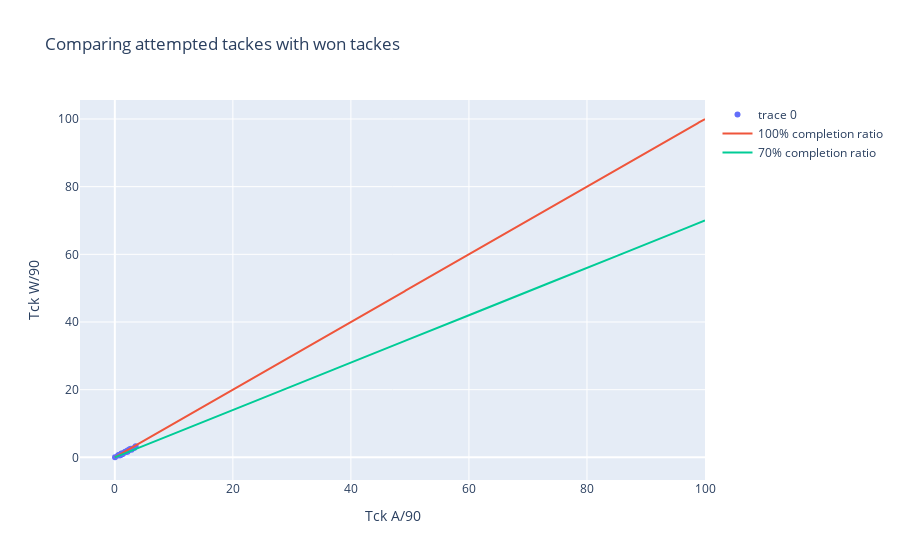

Write notebook code for a chart like this one.
### Code cell
scatter_intplot(def_1v1,'Tck A/90','Tck W/90','Comparing attempted tackes with won tackes',0.7)

### Figure 1 — Plotly figure (JSON) as saved in the notebook; plotly's stock layout.template omitted (floating-point values rounded to 4 significant figures; data arrays with more than 128 entries replaced by an {"elided": "..."} marker saying what was removed)
{"data": [{"mode": "markers", "text": ["Name: Stefano Minelli<br>Age: 26<br>Position: GK<br>Apps: 32(0)<br>Club: Padova<br>Division: Italian Serie C/B<br>", "Name: Daniele Capelli<br>Age: 33<br>Position: D (RC)<br>Apps: 22(2)<br>Club: Padova<br>Division: Italian Serie C/B<br>", "Name: Carlo Pelagatti<br>Age: 31<br>Position: D (RC)<br>Apps: 25(0)<br>Club: Padova<br>Division: Italian Serie C/B<br>", "Name: Matteo Lovato<br>Age: 20<br>Position: D (C)<br>Apps: 7(2)<br>Club: Padova<br>Division: Italian Serie C/B<br>", "Name: NicolÃ² Cherubin<br>Age: 33<br>Position: D (LC)<br>Apps: 16(2)<br>Club: Padova<br>Division: Italian Serie C/B<br>", "Name: Ivan Rondanini<br>Age: 24<br>Position: D/WB/M (R)<br>Apps: 17(2)<br>Club: Padova<br>Division: Italian Serie C/B<br>", "Name: Manuel Daffara<br>Age: 30<br>Position: D/WB (RL)<br>Apps: 22(0)<br>Club: Padova<br>Division: Italian Serie C/B<br>", "Name: NicolÃ² Fazzi<br>Age: 25<br>Position: D/WB (RL), M (RC), AM (R)<br>Apps: 20(9)<br>Club: Padova<br>Division: Italian Serie C/B<br>", "Name: JoÃ«l Baraye<br>Age: 23<br>Position: D/WB/M (L)<br>Apps: 14(4)<br>Club: Padova<br>Division: Italian Serie C/B<br>", "Name: Manuel Nicoletti<br>Age: 21<br>Position: D (LC), WB (L)<br>Apps: 24(2)<br>Club: Padova<br>Division: Italian Serie C/B<br>", "Name: Ronaldo<br>Age: 29<br>Position: DM, M (C)<br>Apps: 10(14)<br>Club: Padova<br>Division: Italian Serie C/B<br>", "Name: Davide Buglio<br>Age: 22<br>Position: DM, M (C)<br>Apps: 13(8)<br>Club: Padova<br>Division: Italian Serie C/B<br>", "Name: Christian Oliva<br>Age: 23<br>Position: DM, M (C)<br>Apps: 6(2)<br>Club: Padova<br>Division: Italian Serie C/B<br>", "Name: Umberto Germano<br>Age: 27<br>Position: M (RC)<br>Apps: 26(3)<br>Club: Padova<br>Division: Italian Serie C/B<br>", "Name: Riccardo Serena<br>Age: 23<br>Position: M (RLC)<br>Apps: 23(4)<br>Club: Padova<br>Division: Italian Serie C/B<br>", "Name: Davide Marcandella<br>Age: 22<br>Position: M (R), AM (RC), ST (C)<br>Apps: 24(2)<br>Club: Virtus Verona<br>Division: Italian Serie C/B<br>", "Name: DenÃlson<br>Age: 34<br>Position: M (L), AM (RLC)<br>Apps: 12(11)<br>Club: Padova<br>Division: Italian Serie C/B<br>", "Name: TÃ²fol Montiel<br>Age: 19<br>Position: M (L), AM (RLC)<br>Apps: 25(1)<br>Club: Padova<br>Division: Italian Serie C/B<br>", "Name: Claudio Santini<br>Age: 28<br>Position: AM (RL), ST (C)<br>Apps: 10(12)<br>Club: Padova<br>Division: Italian Serie C/B<br>", "Name: Massimiliano Pesenti<br>Age: 32<br>Position: ST (C)<br>Apps: 30(0)<br>Club: Padova<br>Division: Italian Serie C/B<br>", "Name: Benjamin Mokulu<br>Age: 30<br>Position: ST (C)<br>Apps: 30(0)<br>Club: Padova<br>Division: Italian Serie C/B<br>", "Name: Cristian Bunino<br>Age: 23<br>Position: ST (C)<br>Apps: 8(5)<br>Club: Padova<br>Division: Italian Serie C/B<br>", "Name: Edoardo Soleri<br>Age: 22<br>Position: ST (C)<br>Apps: 7(4)<br>Club: Padova<br>Division: Italian Serie C/B<br>"], "type": "scatter", "x": [0.03, 1.04, 1.13, 0.55, 1.21, 1.75, 2.53, 3.53, 2.28, 2.04, 1.75, 0.92, 1.94, 1.39, 2.26, 3.28, 2.82, 2.73, 2.15, 1.25, 0.88, 0.87, 0.68], "y": [0.03, 0.95, 1.13, 0.55, 0.95, 1.57, 2.39, 3.26, 2.07, 1.88, 1.58, 0.62, 1.62, 1.1, 2.03, 2.73, 2.27, 2.52, 1.64, 1.15, 0.78, 0.65, 0.68]}, {"name": "100% completion ratio", "type": "scatter", "x": {"elided": "1000 float values"}, "y": {"elided": "1000 float values"}}, {"name": "70% completion ratio", "type": "scatter", "x": {"elided": "1000 float values"}, "y": {"elided": "1000 float values"}}], "layout": {"title": {"text": "Comparing attempted tackes with won tackes"}, "xaxis": {"title": {"text": "Tck A/90"}}, "yaxis": {"title": {"text": "Tck W/90"}}}}
